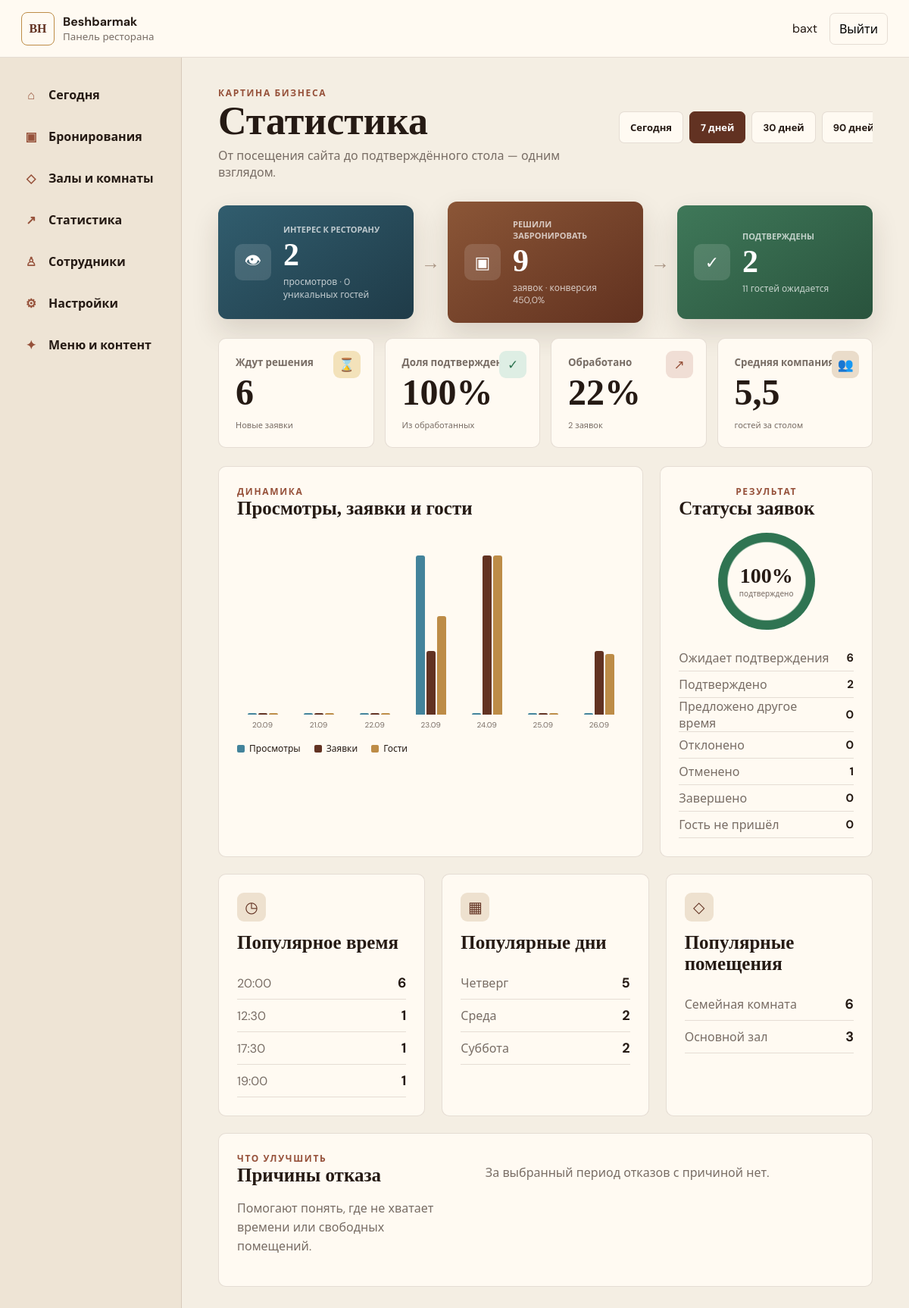
Page /staff/analytics/ (signed in) on the committed database.
### reservations/models.py (models this page shows, shortened)
class DiningSpace(models.Model):
    class SpaceType(models.TextChoices):
        HALL = "HALL", "Зал"
        PRIVATE_ROOM = "PRIVATE_ROOM", "Отдельная комната"
        TERRACE = "TERRACE", "Терраса"
        VIP = "VIP", "VIP-пространство"
        OTHER = "OTHER", "Другое"
    name = models.CharField("Название", max_length=160)
    name_uz = models.CharField("Название на узбекском", max_length=160, blank=True)
    description = models.TextField("Описание", blank=True)
    description_uz = models.TextField("Описание на узбекском", blank=True)
    image = models.ImageField("Фото", upload_to="spaces/%Y/%m/", blank=True)
    space_type = models.CharField("Тип", max_length=20, choices=SpaceType.choices, default=SpaceType.HALL)
    capacity_min = models.PositiveSmallIntegerField("Минимум гостей", blank=True, null=True)
    capacity_max = models.PositiveSmallIntegerField("Максимум гостей")
    is_exclusive = models.BooleanField("Эксклюзивное бронирование", default=False, help_text="Одновременно может быть только одна подтверждённая бронь.")
    is_active = models.BooleanField("Показывать", default=True)
    is_bookable = models.BooleanField("Можно бронировать", default=True)
    is_temporarily_unavailable = models.BooleanField("Временно недоступно", default=False)
    hide_when_unavailable = models.BooleanField("Скрывать при недоступности", default=False)
    unavailable_reason = models.CharField("Причина недоступности", max_length=240, blank=True)
    unavailable_reason_uz = models.CharField("Причина недоступности на узбекском", max_length=240, blank=True)
    sort_order = models.PositiveSmallIntegerField("Порядок", default=0)
    created_at = models.DateTimeField(auto_now_add=True)
    updated_at = models.DateTimeField(auto_now=True)
    class Meta:
        ordering = ("sort_order", "id")
        verbose_name = "Зал или комната"
        verbose_name_plural = "Залы и комнаты"

### reservations/staff_views.py (the view)
# urls.py: path("analytics/", staff_views.analytics, name="analytics"),
@staff_access(StaffProfile.Role.OWNER, StaffProfile.Role.MANAGER)
def analytics(request):
    try:
        days = int(request.GET.get("days", "7"))
    except ValueError:
        days = 7
    days = days if days in {1, 7, 30, 90} else 7
    end = timezone.localdate()
    start = end - timedelta(days=days - 1)
    queryset = Reservation.objects.filter(date__range=(start, end))
    visit_queryset = SiteVisitDaily.objects.filter(date__range=(start, end))
    visit_totals = visit_queryset.aggregate(views=Sum("views"), visitors=Sum("unique_visitors"))
    status_counts = {row["status"]: row["count"] for row in queryset.values("status").annotate(count=Count("id"))}
    processed = sum(status_counts.get(status, 0) for status in (Reservation.Status.ACCEPTED, Reservation.Status.REJECTED, Reservation.Status.COMPLETED, Reservation.Status.NO_SHOW))
    accepted_count = status_counts.get(Reservation.Status.ACCEPTED, 0) + status_counts.get(Reservation.Status.COMPLETED, 0) + status_counts.get(Reservation.Status.NO_SHOW, 0)
    daily_raw = {row["date"]: row for row in queryset.values("date").annotate(reservations=Count("id"), guests=Sum("guests_count"))}
    visit_raw = {row["date"]: row for row in visit_queryset.values("date", "views", "unique_visitors")}
    daily = []
    max_reservations = max([item["reservations"] for item in daily_raw.values()] or [1])
    max_guests = max([item["guests"] or 0 for item in daily_raw.values()] or [1])
    max_views = max([item["views"] for item in visit_raw.values()] or [1])
    for offset in range(days):
        day = start + timedelta(days=offset)
        row = daily_raw.get(day, {"reservations": 0, "guests": 0})
        visits = visit_raw.get(day, {"views": 0, "unique_visitors": 0})
        daily.append({"date": day, "reservations": row["reservations"], "guests": row["guests"] or 0,
                      "views": visits["views"], "visitors": visits["unique_visitors"],
                      "reservations_pct": round(row["reservations"] / max_reservations * 100),
                      "guests_pct": round((row["guests"] or 0) / max_guests * 100),
                      "views_pct": round(visits["views"] / max_views * 100)})
    weekday_names = ["Понедельник", "Вторник", "Среда", "Четверг", "Пятница", "Суббота", "Воскресенье"]
    popular_days = sorted(((weekday_names[index], queryset.filter(date__week_day=((index + 1) % 7) + 1).count()) for index in range(7)), key=lambda x: x[1], reverse=True)[:3]
    context = {
        "days": days, "total": queryset.count(), "accepted": accepted_count,
        "site_views": visit_totals["views"] or 0,
        "unique_visitors": visit_totals["visitors"] or 0,
        "pending": status_counts.get(Reservation.Status.PENDING, 0),
        "processed": processed,
        "response_rate": round(processed / queryset.count() * 100) if queryset.count() else 0,
        "view_to_request_rate": round(queryset.count() / (visit_totals["views"] or 0) * 100, 1) if visit_totals["views"] else 0,
        "rejected": status_counts.get(Reservation.Status.REJECTED, 0),
        "guests": queryset.filter(status__in=(Reservation.Status.ACCEPTED, Reservation.Status.COMPLETED)).aggregate(total=Sum("guests_count"))["total"] or 0,
        "acceptance_rate": round(accepted_count / processed * 100) if processed else 0,
        "average_group": queryset.filter(status__in=(Reservation.Status.ACCEPTED, Reservation.Status.COMPLETED)).aggregate(value=Avg("guests_count"))["value"] or 0,
        "no_show_rate": round(status_counts.get(Reservation.Status.NO_SHOW, 0) / accepted_count * 100) if accepted_count else 0,
        "status_counts": [(Reservation.Status(value).label, status_counts.get(value, 0)) for value in Reservation.Status.values],
        "daily": daily,
        "popular_times": list(queryset.values("time").annotate(count=Count("id")).order_by("-count", "time")[:5]),
        "popular_days": popular_days,
        "popular_spaces": list(queryset.values("space__name").annotate(count=Count("id")).order_by("-count")[:5]),
        "rejection_reasons": list(queryset.filter(status=Reservation.Status.REJECTED).exclude(rejection_reason="").values("rejection_reason").annotate(count=Count("id")).order_by("-count")[:5]),
    }
    return render(request, "staff/analytics.html", context)

### reservations/staff_views.py (called while the page is built, shortened)
def _profile_for(user):
    if user.is_superuser:
        return None

def staff_access(*roles):
    def decorator(view):
        @login_required
        @wraps(view)
        def wrapped(request, *args, **kwargs):
            profile = _profile_for(request.user)
            if roles and not request.user.is_superuser and profile.role not in roles:
                raise PermissionDenied("Для этого раздела недостаточно прав.")
            request.staff_profile = profile
            return view(request, *args, **kwargs)
        return wrapped
    return decorator

### templates/staff/analytics.html (shortened to what this page needs)
{% extends 'staff/base.html' %}
{% block content %}
<header class="page-heading analytics-heading">
  <div><p class="overline">Картина бизнеса</p><h1>Статистика</h1><p>От посещения сайта до подтверждённого стола — одним взглядом.</p></div>
  <nav class="periods"><a class="" href="?days=1">Сегодня</a><a class="{% if days == 7 %}active{% endif %}" href="?days=7">7 дней</a><a class="" href="?days=30">30 дней</a><a class="" href="?days=90">90 дней</a></nav>
</header>
<section class="analytics-story">
  <article class="story-card traffic"><span class="story-icon">👁</span><div><small>Интерес к ресторану</small><strong>{{ site_views }}</strong><p>просмотров · {{ unique_visitors }} уникальных гостей</p></div></article>
  <span class="story-arrow">→</span>
  <article class="story-card requests"><span class="story-icon">▣</span><div><small>Решили забронировать</small><strong>{{ total }}</strong><p>заявок · конверсия {{ view_to_request_rate }}%</p></div></article>
  <span class="story-arrow">→</span>
  <article class="story-card success"><span class="story-icon">✓</span><div><small>Подтверждены</small><strong>{{ accepted }}</strong><p>{{ guests }} гостей ожидается</p></div></article>
</section>
<section class="metric-grid analytics-metrics visual-metrics">
  <div class="metric-visual amber"><span>⌛</span><small>Ждут решения</small><strong>{{ pending }}</strong><em>Новые заявки</em></div>
  <div class="metric-visual green"><span>✓</span><small>Доля подтверждений</small><strong>{{ acceptance_rate }}%</strong><em>Из обработанных</em></div>
  <div class="metric-visual clay"><span>↗</span><small>Обработано</small><strong>{{ response_rate }}%</strong><em>{{ processed }} заявок</em></div>
  <div class="metric-visual brown"><span>👥</span><small>Средняя компания</small><strong>{{ average_group|floatformat:1 }}</strong><em>гостей за столом</em></div>
</section>
<div class="chart-grid">
  <section class="panel wide-chart">
    <div class="panel-heading"><div><p class="overline">Динамика</p><h2>Просмотры, заявки и гости</h2></div></div>
    <div class="bar-chart" aria-label="Статистика по дням">
      {% for row in daily %}<div class="bar-column"><div class="bars"><i class="views" style="height:{{ row.views_pct }}%" title="Просмотров: {{ row.views }}"></i><i class="reservations" style="height:{{ row.reservations_pct }}%" title="Заявок: {{ row.reservations }}"></i><i class="guests" style="height:{{ row.guests_pct }}%" title="Гостей: {{ row.guests }}"></i></div><small>{{ row.date|date:'d.m' }}</small></div>{% endfor %}
    </div>
    <div class="legend"><span><i class="views"></i>Просмотры</span><span><i class="reservations"></i>Заявки</span><span><i class="guests"></i>Гости</span></div>
  </section>
  <section class="panel status-panel">
    <p class="overline">Результат</p><h2>Статусы заявок</h2>
    <div class="acceptance-ring" style="--value:{{ acceptance_rate }}"><b>{{ acceptance_rate }}%</b><small>подтверждено</small></div>
    <div class="rank-list compact">{% for label,count in status_counts %}<div><span>{{ label }}</span><b>{{ count }}</b></div>{% endfor %}</div>
  </section>
</div>
<div class="chart-grid three">
  <section class="panel"><span class="panel-symbol">◷</span><h2>Популярное время</h2><div class="rank-list">{% for row in popular_times %}<div><span>{{ row.time|time:'H:i' }}</span><b>{{ row.count }}</b></div>{% empty %}<p>Появится после первых броней</p>{% endfor %}</div></section>
  <section class="panel"><span class="panel-symbol">▦</span><h2>Популярные дни</h2><div class="rank-list">{% for name,count in popular_days %}<div><span>{{ name }}</span><b>{{ count }}</b></div>{% endfor %}</div></section>
  <section class="panel"><span class="panel-symbol">◇</span><h2>Популярные помещения</h2><div class="rank-list">{% for row in popular_spaces %}<div><span>{{ row.space__name }}</span><b>{{ row.count }}</b></div>{% empty %}<p>Появится после первых броней</p>{% endfor %}</div></section>
</div>
<section class="panel rejection-panel"><div><p class="overline">Что улучшить</p><h2>Причины отказа</h2><p>Помогают понять, где не хватает времени или свободных помещений.</p></div><div class="rank-list">{% for row in rejection_reasons %}<div><span>{{ row.rejection_reason }}</span><b>{{ row.count }}</b></div>{% empty %}<p>За выбранный период отказов с причиной нет.</p>{% endfor %}</div></section>
{% endblock %}

### templates/staff/base.html (shortened to what this page needs)
{% load static %}
<!doctype html>
<html lang="ru">
<head>
  <link rel="stylesheet" href="{% static 'css/staff.css' %}?v=20260923-2">
</head>
<body>
  <header class="staff-header">
    <a class="staff-brand" href="{% url 'staff:dashboard' %}"><span>BH</span><div><b>Beshbarmak</b><small>Панель ресторана</small></div></a>
    <div class="staff-user"><span>{{ request.user.get_full_name|default:request.user.username }}</span><form method="post" action="{% url 'staff:logout' %}">{% csrf_token %}<button type="submit">Выйти</button></form></div>
  </header>
  <div class="staff-layout">
    <nav class="staff-nav" aria-label="Разделы панели">
      <a href="{% url 'staff:dashboard' %}"><span>⌂</span>Сегодня</a>
      {% if request.user.is_superuser or request.staff_profile.role != 'CONTENT_MANAGER' %}
        <a href="{% url 'staff:reservations' %}"><span>▣</span>Бронирования</a>
        <a href="{% url 'staff:spaces' %}"><span>◇</span>Залы и комнаты</a>
        <a href="{% url 'staff:analytics' %}"><span>↗</span>Статистика</a>
      {% endif %}
      {% if request.user.is_superuser or request.staff_profile.role == 'OWNER' %}
        <a href="{% url 'staff:members' %}"><span>♙</span>Сотрудники</a>
        <a href="{% url 'staff:settings' %}"><span>⚙</span>Настройки</a>
      {% endif %}
      {% if request.user.is_superuser or request.staff_profile.role == 'OWNER' or request.staff_profile.role == 'CONTENT_MANAGER' %}<a href="{% url 'admin:index' %}"><span>✦</span>Меню и контент</a>{% endif %}
    </nav>
    <main class="staff-main">
      {% block content %}{% endblock %}
    </main>
  </div>
</body>
</html>

### rows in the picture
DiningSpace: space__name "Семейная комната", count "6"
DiningSpace: space__name "Основной зал", count "3"

### other values in the picture
{{ request.user.get_full_name|default:request.user.username }} "baxt"
{{ site_views }} "2"
{{ unique_visitors }} "0"
{{ total }} "9"
{{ view_to_request_rate }} "450,0"
{{ accepted }} "2"
{{ guests }} "11"
{{ pending }} "6"
{{ acceptance_rate }} "100"
{{ response_rate }} "22"
{{ processed }} "2"
{{ average_group|floatformat:1 }} "5,5"
{{ row.date|date:'d.m' }} "20.09" "21.09" "22.09" "23.09" "24.09" "25.09" "26.09"
{{ label }} "Ожидает подтверждения" "Подтверждено" "Предложено другое время" "Отклонено" "Отменено" "Завершено" "Гость не пришёл"
{{ count }} "6" "2" "0" "0" "1" "0" "0"
